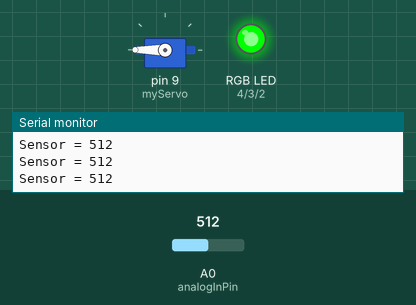
This sketch was run on a simulated Arduino Uno, built with avr-gcc and run on an emulated ATmega328P. Parts: servo, an RGB LED mixed from three pins (HIGH = lit), the last lines printed to the serial monitor. Inputs (shaded band) come from the test bench; at power-on: A0 (analogInPin) = 512.

Above: at 1.2 s.
1.3 s: A0 (analogInPin) set to 107
2.8 s: A0 (analogInPin) set to 90
At 4.1 s:
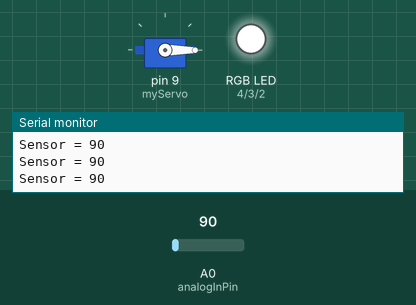
4.4 s: A0 (analogInPin) set to 110
At 4.9 s:
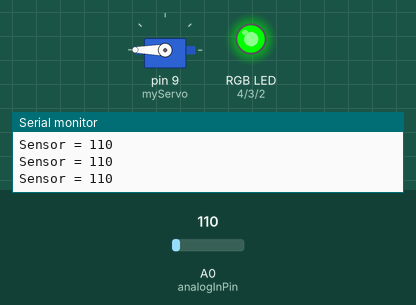
6.0 s: A0 (analogInPin) set to 0
At 6.5 s:
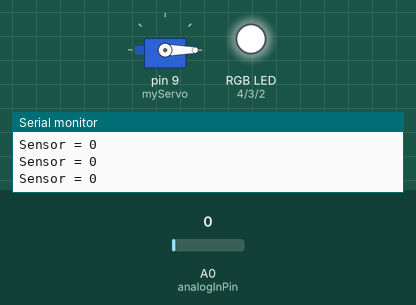
7.6 s: A0 (analogInPin) set to 122
At 8.2 s:
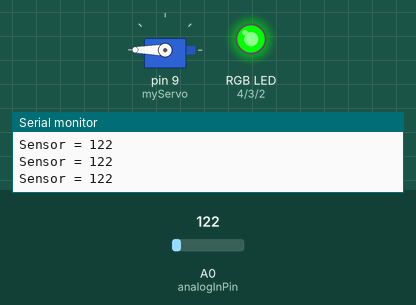
Timing chart, 0 to 10.2 s (numbered marks = the images above; inputs shaded):
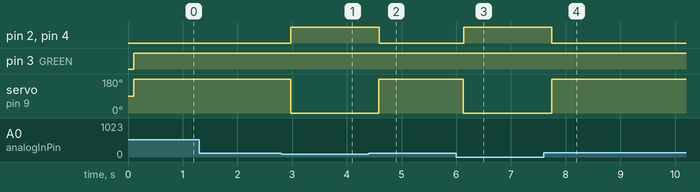

The sketch:

Photocell_Servo_V3-RGB_LED.ino
```cpp
//THIS CODE IS TO CHANGE THE RGB LEFD LIGHT SEQUENCE

#include <Servo.h>
Servo myServo;

const int analogInPin = A0;
int sensorValue = 0;
int pos = 0;

void setup() {
  // initialize digital pins 2 - 4 as an output.
  pinMode(2, OUTPUT);//BLUE
  pinMode(3, OUTPUT);//GREEN
  pinMode(4, OUTPUT);//RED

  Serial.begin(9600);
  myServo.attach(9);

}

// the loop function runs over and over again forever
void loop() {
  sensorValue = analogRead(analogInPin);

  Serial.print("Sensor = ");
  Serial.println(sensorValue);

  delay(100);

  if (sensorValue >= 100) {
    //OFF

    myServo.write(180);
    delay(5);
    digitalWrite(2, LOW);
    digitalWrite(3, HIGH);
    digitalWrite(4, LOW);
    delay(5);
  } else {
    //WHITE
    myServo.write(0);
    delay(5);
    digitalWrite(2, HIGH);
    digitalWrite(3, HIGH);
    digitalWrite(4, HIGH);

    delay(10);
  }
}
```

Measured:
- the behaviour switches between 100 and 99 on A0 (analogInPin) (found by bisection; images 0 and 1)
- after the input at 2.8 s, pin 2 (BLUE), pin 4 (RED): LOW → HIGH after 0.18 s; servo on pin 9 (myServo): 180° → 0° after 0.17 s
- after the input at 4.4 s, pin 2 (BLUE), pin 4 (RED): HIGH → LOW after 0.19 s; servo on pin 9 (myServo): 0° → 180° after 0.19 s
- after the input at 6.0 s, pin 2 (BLUE), pin 4 (RED): LOW → HIGH after 0.14 s; servo on pin 9 (myServo): 180° → 0° after 0.13 s
- after the input at 7.6 s, pin 2 (BLUE), pin 4 (RED): HIGH → LOW after 0.15 s; servo on pin 9 (myServo): 0° → 180° after 0.15 s
